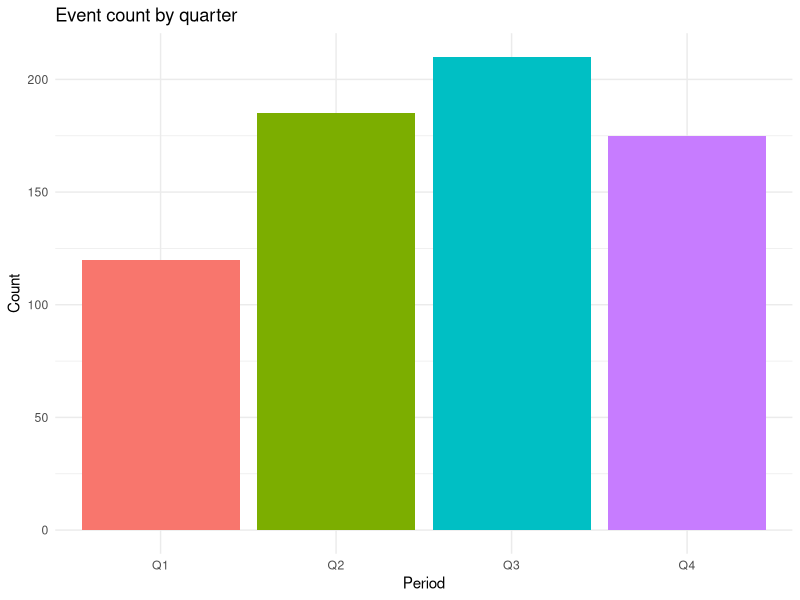

R code for this plot:
## ---- chunk 1
#| label: quarterly-summary
#| echo: true

library(ggplot2)

events <- data.frame(
  period = c("Q1", "Q2", "Q3", "Q4"),
  count = c(120, 185, 210, 175)
)

ggplot(events, aes(x = period, y = count, fill = period)) +
  geom_col() +
  labs(title = "Event count by quarter", x = "Period", y = "Count") +
  theme_minimal() +
  theme(legend.position = "none")
